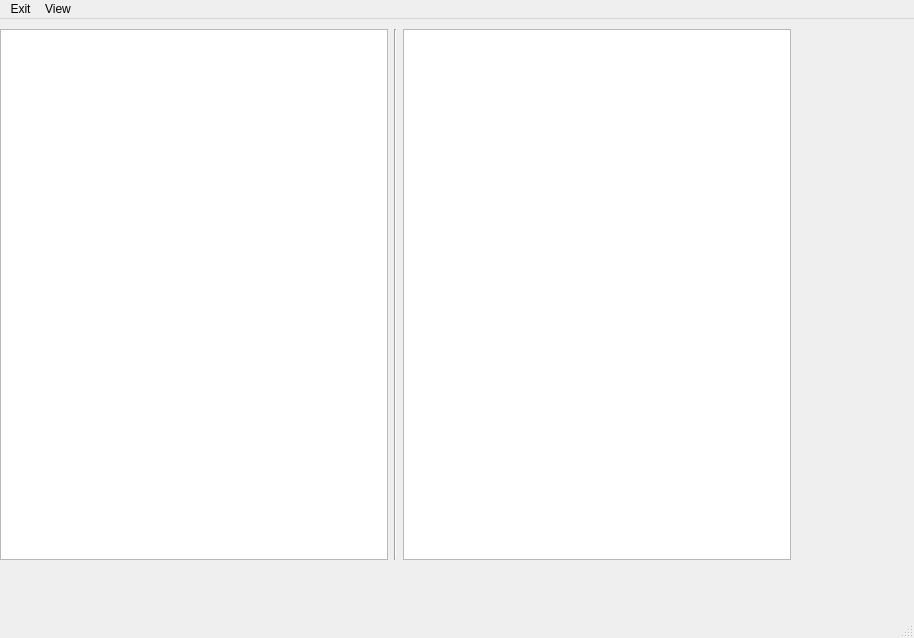
<?xml version="1.0" encoding="UTF-8"?>
<ui version="4.0">
 <class>MainWindow</class>
 <widget class="QMainWindow" name="MainWindow">
  <property name="geometry">
   <rect>
    <x>0</x>
    <y>0</y>
    <width>914</width>
    <height>638</height>
   </rect>
  </property>
  <property name="sizePolicy">
   <sizepolicy hsizetype="Expanding" vsizetype="Expanding">
    <horstretch>0</horstretch>
    <verstretch>0</verstretch>
   </sizepolicy>
  </property>
  <property name="windowTitle">
   <string>MainWindow</string>
  </property>
  <widget class="QWidget" name="centralwidget">
   <property name="sizePolicy">
    <sizepolicy hsizetype="Expanding" vsizetype="Expanding">
     <horstretch>0</horstretch>
     <verstretch>0</verstretch>
    </sizepolicy>
   </property>
   <widget class="QWidget" name="horizontalLayoutWidget">
    <property name="geometry">
     <rect>
      <x>0</x>
      <y>10</y>
      <width>791</width>
      <height>531</height>
     </rect>
    </property>
    <layout class="QHBoxLayout" name="horizontalLayout" stretch="1,1,0">
     <property name="sizeConstraint">
      <enum>QLayout::SizeConstraint::SetNoConstraint</enum>
     </property>
     <item>
      <widget class="QPlainTextEdit" name="ai_output">
       <property name="sizePolicy">
        <sizepolicy hsizetype="Expanding" vsizetype="Expanding">
         <horstretch>1</horstretch>
         <verstretch>1</verstretch>
        </sizepolicy>
       </property>
       <property name="readOnly">
        <bool>true</bool>
       </property>
      </widget>
     </item>
     <item>
      <widget class="Line" name="line">
       <property name="sizePolicy">
        <sizepolicy hsizetype="Fixed" vsizetype="Minimum">
         <horstretch>0</horstretch>
         <verstretch>1</verstretch>
        </sizepolicy>
       </property>
       <property name="orientation">
        <enum>Qt::Orientation::Vertical</enum>
       </property>
      </widget>
     </item>
     <item>
      <widget class="QTextEdit" name="logviewer">
       <property name="sizePolicy">
        <sizepolicy hsizetype="Expanding" vsizetype="Expanding">
         <horstretch>1</horstretch>
         <verstretch>1</verstretch>
        </sizepolicy>
       </property>
      </widget>
     </item>
    </layout>
   </widget>
  </widget>
  <widget class="QMenuBar" name="menubar">
   <property name="geometry">
    <rect>
     <x>0</x>
     <y>0</y>
     <width>914</width>
     <height>22</height>
    </rect>
   </property>
   <widget class="QMenu" name="menuExit">
    <property name="title">
     <string>Exit</string>
    </property>
    <addaction name="actionExit"/>
   </widget>
   <widget class="QMenu" name="menuView">
    <property name="title">
     <string>View</string>
    </property>
    <addaction name="actionLogview"/>
    <addaction name="actionStructuredAIoutput"/>
    <addaction name="actionraw_AIoutput"/>
    <addaction name="actionCurrentImages"/>
   </widget>
   <addaction name="menuExit"/>
   <addaction name="menuView"/>
  </widget>
  <widget class="QStatusBar" name="statusbar"/>
  <action name="actionLogview">
   <property name="checkable">
    <bool>true</bool>
   </property>
   <property name="checked">
    <bool>false</bool>
   </property>
   <property name="text">
    <string>log view</string>
   </property>
  </action>
  <action name="actionStructuredAIoutput">
   <property name="checkable">
    <bool>true</bool>
   </property>
   <property name="checked">
    <bool>true</bool>
   </property>
   <property name="enabled">
    <bool>false</bool>
   </property>
   <property name="text">
    <string>structured AI output</string>
   </property>
  </action>
  <action name="actionraw_AIoutput">
   <property name="checkable">
    <bool>true</bool>
   </property>
   <property name="checked">
    <bool>true</bool>
   </property>
   <property name="text">
    <string>raw AI output</string>
   </property>
  </action>
  <action name="actionCurrentImages">
   <property name="enabled">
    <bool>false</bool>
   </property>
   <property name="text">
    <string>current image(s)</string>
   </property>
  </action>
  <action name="actionExit">
   <property name="text">
    <string>Exit</string>
   </property>
   <property name="shortcut">
    <string>Ctrl+Q</string>
   </property>
  </action>
 </widget>
 <resources/>
 <connections/>
</ui>
